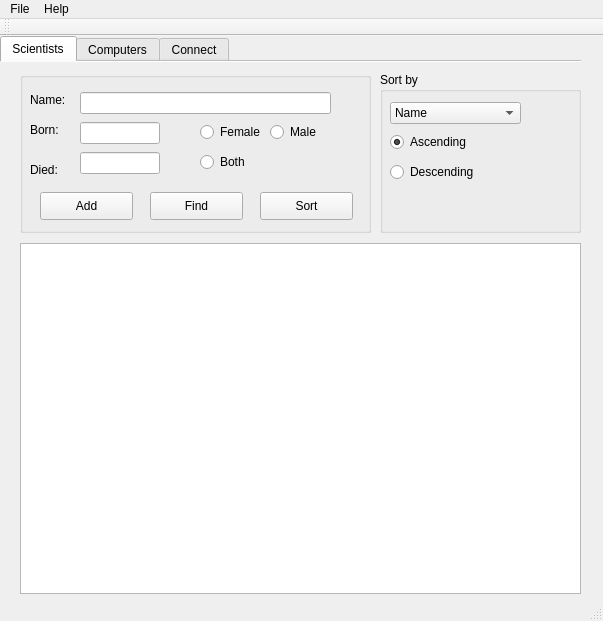
<?xml version="1.0" encoding="UTF-8"?>
<ui version="4.0">
 <class>MainWindow</class>
 <widget class="QMainWindow" name="MainWindow">
  <property name="geometry">
   <rect>
    <x>0</x>
    <y>0</y>
    <width>603</width>
    <height>621</height>
   </rect>
  </property>
  <property name="windowTitle">
   <string>SCIENTISTS</string>
  </property>
  <widget class="QWidget" name="centralWidget">
   <widget class="QTabWidget" name="tbMenu">
    <property name="geometry">
     <rect>
      <x>0</x>
      <y>0</y>
      <width>581</width>
      <height>561</height>
     </rect>
    </property>
    <property name="currentIndex">
     <number>0</number>
    </property>
    <property name="documentMode">
     <bool>true</bool>
    </property>
    <property name="tabsClosable">
     <bool>false</bool>
    </property>
    <widget class="QWidget" name="tbScientist_2">
     <property name="focusPolicy">
      <enum>Qt::TabFocus</enum>
     </property>
     <attribute name="title">
      <string>Scientists</string>
     </attribute>
     <widget class="QLabel" name="lblDodS">
      <property name="geometry">
       <rect>
        <x>30</x>
        <y>100</y>
        <width>41</width>
        <height>16</height>
       </rect>
      </property>
      <property name="text">
       <string>Died:</string>
      </property>
     </widget>
     <widget class="QLabel" name="lblNameS">
      <property name="geometry">
       <rect>
        <x>30</x>
        <y>30</y>
        <width>53</width>
        <height>16</height>
       </rect>
      </property>
      <property name="text">
       <string>Name:</string>
      </property>
     </widget>
     <widget class="QLabel" name="lblDobS">
      <property name="geometry">
       <rect>
        <x>30</x>
        <y>60</y>
        <width>41</width>
        <height>16</height>
       </rect>
      </property>
      <property name="text">
       <string>Born:</string>
      </property>
     </widget>
     <widget class="QLineEdit" name="txtNameS">
      <property name="geometry">
       <rect>
        <x>80</x>
        <y>30</y>
        <width>251</width>
        <height>22</height>
       </rect>
      </property>
      <property name="inputMask">
       <string/>
      </property>
     </widget>
     <widget class="QColumnView" name="colScientists">
      <property name="geometry">
       <rect>
        <x>20</x>
        <y>181</y>
        <width>561</width>
        <height>351</height>
       </rect>
      </property>
     </widget>
     <widget class="QPushButton" name="pbAddS">
      <property name="geometry">
       <rect>
        <x>40</x>
        <y>130</y>
        <width>93</width>
        <height>28</height>
       </rect>
      </property>
      <property name="text">
       <string>Add</string>
      </property>
     </widget>
     <widget class="QPushButton" name="pbFindS">
      <property name="geometry">
       <rect>
        <x>150</x>
        <y>130</y>
        <width>93</width>
        <height>28</height>
       </rect>
      </property>
      <property name="text">
       <string>Find</string>
      </property>
     </widget>
     <widget class="QGroupBox" name="grbSortS">
      <property name="geometry">
       <rect>
        <x>380</x>
        <y>10</y>
        <width>201</width>
        <height>161</height>
       </rect>
      </property>
      <property name="title">
       <string>Sort by</string>
      </property>
      <widget class="QComboBox" name="cmbSortS">
       <property name="geometry">
        <rect>
         <x>10</x>
         <y>30</y>
         <width>131</width>
         <height>22</height>
        </rect>
       </property>
       <item>
        <property name="text">
         <string>Name</string>
        </property>
       </item>
       <item>
        <property name="text">
         <string>Born</string>
        </property>
       </item>
       <item>
        <property name="text">
         <string>Died</string>
        </property>
       </item>
       <item>
        <property name="text">
         <string>Gender</string>
        </property>
       </item>
      </widget>
      <widget class="QRadioButton" name="rbAscS">
       <property name="geometry">
        <rect>
         <x>10</x>
         <y>60</y>
         <width>95</width>
         <height>20</height>
        </rect>
       </property>
       <property name="text">
        <string>Ascending</string>
       </property>
       <property name="checked">
        <bool>true</bool>
       </property>
      </widget>
      <widget class="QRadioButton" name="rbDescS">
       <property name="geometry">
        <rect>
         <x>10</x>
         <y>90</y>
         <width>95</width>
         <height>20</height>
        </rect>
       </property>
       <property name="text">
        <string>Descending</string>
       </property>
      </widget>
     </widget>
     <widget class="QPushButton" name="pbSortS">
      <property name="geometry">
       <rect>
        <x>260</x>
        <y>130</y>
        <width>93</width>
        <height>28</height>
       </rect>
      </property>
      <property name="text">
       <string>Sort</string>
      </property>
     </widget>
     <widget class="QLineEdit" name="edtDobS">
      <property name="geometry">
       <rect>
        <x>80</x>
        <y>60</y>
        <width>80</width>
        <height>22</height>
       </rect>
      </property>
      <property name="inputMask">
       <string extracomment="    -  -  "/>
      </property>
     </widget>
     <widget class="QLineEdit" name="edtDodS">
      <property name="geometry">
       <rect>
        <x>80</x>
        <y>90</y>
        <width>80</width>
        <height>22</height>
       </rect>
      </property>
      <property name="inputMask">
       <string/>
      </property>
     </widget>
     <widget class="QGroupBox" name="groupBox">
      <property name="geometry">
       <rect>
        <x>20</x>
        <y>10</y>
        <width>351</width>
        <height>161</height>
       </rect>
      </property>
      <property name="title">
       <string/>
      </property>
      <widget class="QRadioButton" name="rbFemaleS">
       <property name="geometry">
        <rect>
         <x>180</x>
         <y>50</y>
         <width>70</width>
         <height>20</height>
        </rect>
       </property>
       <property name="text">
        <string>Female</string>
       </property>
      </widget>
      <widget class="QRadioButton" name="rbMaleS">
       <property name="geometry">
        <rect>
         <x>250</x>
         <y>50</y>
         <width>60</width>
         <height>20</height>
        </rect>
       </property>
       <property name="text">
        <string>Male</string>
       </property>
      </widget>
      <widget class="QRadioButton" name="rbBothS">
       <property name="geometry">
        <rect>
         <x>180</x>
         <y>80</y>
         <width>70</width>
         <height>20</height>
        </rect>
       </property>
       <property name="text">
        <string>Both</string>
       </property>
      </widget>
     </widget>
     <zorder>groupBox</zorder>
     <zorder>lblDodS</zorder>
     <zorder>lblNameS</zorder>
     <zorder>lblDobS</zorder>
     <zorder>txtNameS</zorder>
     <zorder>colScientists</zorder>
     <zorder>pbAddS</zorder>
     <zorder>pbFindS</zorder>
     <zorder>grbSortS</zorder>
     <zorder>pbSortS</zorder>
     <zorder>edtDobS</zorder>
     <zorder>edtDodS</zorder>
    </widget>
    <widget class="QWidget" name="tbComputers_2">
     <attribute name="title">
      <string>Computers</string>
     </attribute>
     <widget class="QLabel" name="lblBrand">
      <property name="geometry">
       <rect>
        <x>30</x>
        <y>30</y>
        <width>53</width>
        <height>16</height>
       </rect>
      </property>
      <property name="text">
       <string>Brand:</string>
      </property>
     </widget>
     <widget class="QLineEdit" name="edtBrand">
      <property name="geometry">
       <rect>
        <x>80</x>
        <y>30</y>
        <width>251</width>
        <height>22</height>
       </rect>
      </property>
     </widget>
     <widget class="QLabel" name="lblType">
      <property name="geometry">
       <rect>
        <x>30</x>
        <y>60</y>
        <width>53</width>
        <height>16</height>
       </rect>
      </property>
      <property name="text">
       <string>Type:</string>
      </property>
     </widget>
     <widget class="QLineEdit" name="edtYear">
      <property name="geometry">
       <rect>
        <x>80</x>
        <y>90</y>
        <width>113</width>
        <height>22</height>
       </rect>
      </property>
     </widget>
     <widget class="QLineEdit" name="edtType">
      <property name="geometry">
       <rect>
        <x>80</x>
        <y>60</y>
        <width>251</width>
        <height>22</height>
       </rect>
      </property>
     </widget>
     <widget class="QCheckBox" name="checkBox_2">
      <property name="geometry">
       <rect>
        <x>250</x>
        <y>90</y>
        <width>81</width>
        <height>20</height>
       </rect>
      </property>
      <property name="text">
       <string>Built</string>
      </property>
      <property name="checked">
       <bool>true</bool>
      </property>
     </widget>
     <widget class="QLabel" name="lblYear">
      <property name="geometry">
       <rect>
        <x>30</x>
        <y>90</y>
        <width>53</width>
        <height>16</height>
       </rect>
      </property>
      <property name="text">
       <string>Year:</string>
      </property>
     </widget>
     <widget class="QColumnView" name="colComputers">
      <property name="geometry">
       <rect>
        <x>20</x>
        <y>180</y>
        <width>621</width>
        <height>351</height>
       </rect>
      </property>
     </widget>
     <widget class="QPushButton" name="pbAddC">
      <property name="geometry">
       <rect>
        <x>20</x>
        <y>140</y>
        <width>93</width>
        <height>28</height>
       </rect>
      </property>
      <property name="text">
       <string>Add</string>
      </property>
     </widget>
     <widget class="QPushButton" name="pbFindC">
      <property name="geometry">
       <rect>
        <x>130</x>
        <y>140</y>
        <width>93</width>
        <height>28</height>
       </rect>
      </property>
      <property name="text">
       <string>Find</string>
      </property>
     </widget>
     <widget class="QGroupBox" name="grpSortC">
      <property name="geometry">
       <rect>
        <x>390</x>
        <y>30</y>
        <width>191</width>
        <height>131</height>
       </rect>
      </property>
      <property name="title">
       <string>Sort by</string>
      </property>
      <widget class="QComboBox" name="cmbComputers">
       <property name="geometry">
        <rect>
         <x>20</x>
         <y>30</y>
         <width>131</width>
         <height>22</height>
        </rect>
       </property>
       <item>
        <property name="text">
         <string>Brand</string>
        </property>
       </item>
       <item>
        <property name="text">
         <string>Type</string>
        </property>
       </item>
       <item>
        <property name="text">
         <string>Year</string>
        </property>
       </item>
       <item>
        <property name="text">
         <string>Built</string>
        </property>
       </item>
      </widget>
      <widget class="QRadioButton" name="rbAscC">
       <property name="geometry">
        <rect>
         <x>20</x>
         <y>70</y>
         <width>95</width>
         <height>20</height>
        </rect>
       </property>
       <property name="text">
        <string>Ascending</string>
       </property>
       <property name="checked">
        <bool>true</bool>
       </property>
      </widget>
      <widget class="QRadioButton" name="rbDescC">
       <property name="geometry">
        <rect>
         <x>20</x>
         <y>100</y>
         <width>95</width>
         <height>20</height>
        </rect>
       </property>
       <property name="text">
        <string>Descending</string>
       </property>
      </widget>
     </widget>
     <widget class="QPushButton" name="pbSortC">
      <property name="geometry">
       <rect>
        <x>240</x>
        <y>140</y>
        <width>93</width>
        <height>28</height>
       </rect>
      </property>
      <property name="text">
       <string>Sort</string>
      </property>
     </widget>
    </widget>
    <widget class="QWidget" name="tbConnect_2">
     <attribute name="title">
      <string>Connect</string>
     </attribute>
    </widget>
   </widget>
  </widget>
  <widget class="QMenuBar" name="menuBar">
   <property name="geometry">
    <rect>
     <x>0</x>
     <y>0</y>
     <width>603</width>
     <height>26</height>
    </rect>
   </property>
   <widget class="QMenu" name="menuFile">
    <property name="title">
     <string>File</string>
    </property>
    <widget class="QMenu" name="menuNew">
     <property name="title">
      <string>New</string>
     </property>
     <addaction name="actionScientist"/>
     <addaction name="actionComputer"/>
     <addaction name="actionConnection"/>
    </widget>
    <widget class="QMenu" name="menuFind">
     <property name="title">
      <string>Find</string>
     </property>
     <widget class="QMenu" name="menuScientist">
      <property name="title">
       <string>Scientist</string>
      </property>
      <addaction name="actionBy_name"/>
     </widget>
     <addaction name="menuScientist"/>
     <addaction name="actionComputer_2"/>
     <addaction name="actionConnection_2"/>
    </widget>
    <addaction name="menuNew"/>
    <addaction name="menuFind"/>
   </widget>
   <widget class="QMenu" name="menuHelp">
    <property name="title">
     <string>Help</string>
    </property>
    <addaction name="actionAbout"/>
   </widget>
   <addaction name="menuFile"/>
   <addaction name="menuHelp"/>
  </widget>
  <widget class="QToolBar" name="mainToolBar">
   <attribute name="toolBarArea">
    <enum>TopToolBarArea</enum>
   </attribute>
   <attribute name="toolBarBreak">
    <bool>false</bool>
   </attribute>
  </widget>
  <widget class="QStatusBar" name="statusBar"/>
  <action name="actionScientist">
   <property name="text">
    <string>Scientist</string>
   </property>
  </action>
  <action name="actionComputer">
   <property name="text">
    <string>Computer</string>
   </property>
  </action>
  <action name="actionConnection">
   <property name="text">
    <string>Connection</string>
   </property>
  </action>
  <action name="actionComputer_2">
   <property name="text">
    <string>Computer</string>
   </property>
  </action>
  <action name="actionConnection_2">
   <property name="text">
    <string>Connection</string>
   </property>
  </action>
  <action name="actionBy_name">
   <property name="text">
    <string>By name</string>
   </property>
  </action>
  <action name="actionAbout">
   <property name="text">
    <string>About</string>
   </property>
  </action>
 </widget>
 <layoutdefault spacing="6" margin="11"/>
 <resources/>
 <connections/>
</ui>
